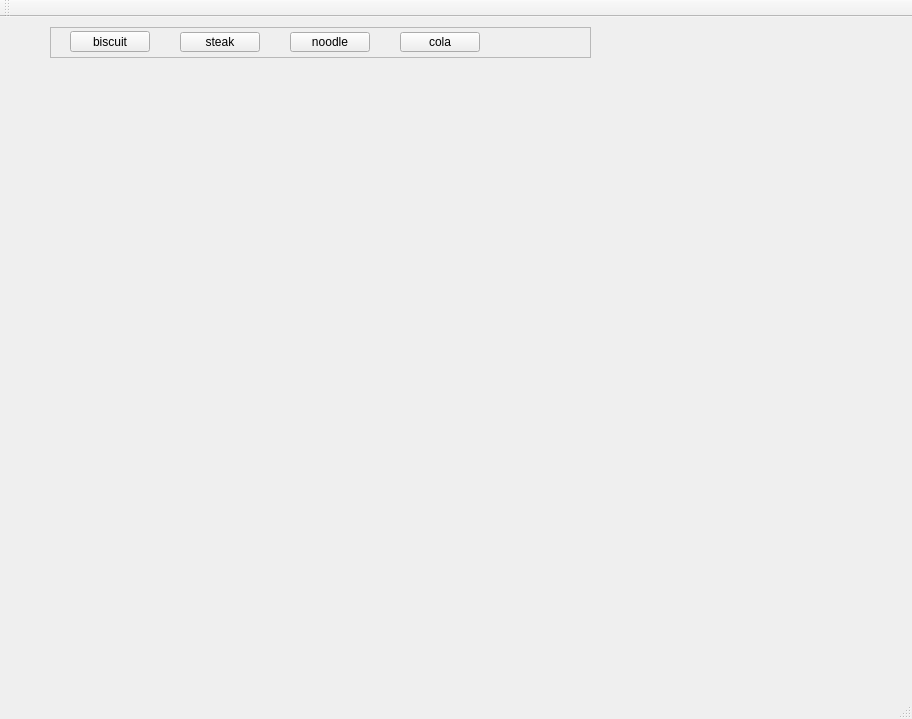
<?xml version="1.0" encoding="UTF-8"?>
<ui version="4.0">
 <class>MainWindow</class>
 <widget class="QMainWindow" name="MainWindow">
  <property name="geometry">
   <rect>
    <x>0</x>
    <y>0</y>
    <width>912</width>
    <height>719</height>
   </rect>
  </property>
  <property name="windowTitle">
   <string>MainWindow</string>
  </property>
  <widget class="QWidget" name="centralWidget">
   <widget class="QLabel" name="pic">
    <property name="geometry">
     <rect>
      <x>30</x>
      <y>50</y>
      <width>600</width>
      <height>600</height>
     </rect>
    </property>
    <property name="minimumSize">
     <size>
      <width>600</width>
      <height>600</height>
     </size>
    </property>
    <property name="text">
     <string/>
    </property>
   </widget>
   <widget class="QFrame" name="frame">
    <property name="geometry">
     <rect>
      <x>50</x>
      <y>10</y>
      <width>541</width>
      <height>31</height>
     </rect>
    </property>
    <property name="frameShape">
     <enum>QFrame::StyledPanel</enum>
    </property>
    <property name="frameShadow">
     <enum>QFrame::Raised</enum>
    </property>
    <widget class="QPushButton" name="p1">
     <property name="geometry">
      <rect>
       <x>20</x>
       <y>4</y>
       <width>80</width>
       <height>21</height>
      </rect>
     </property>
     <property name="text">
      <string>biscuit</string>
     </property>
    </widget>
    <widget class="QPushButton" name="p2">
     <property name="geometry">
      <rect>
       <x>130</x>
       <y>5</y>
       <width>80</width>
       <height>20</height>
      </rect>
     </property>
     <property name="text">
      <string>steak</string>
     </property>
    </widget>
    <widget class="QPushButton" name="p3">
     <property name="geometry">
      <rect>
       <x>240</x>
       <y>5</y>
       <width>80</width>
       <height>20</height>
      </rect>
     </property>
     <property name="text">
      <string>noodle</string>
     </property>
    </widget>
    <widget class="QPushButton" name="p4">
     <property name="geometry">
      <rect>
       <x>350</x>
       <y>5</y>
       <width>80</width>
       <height>20</height>
      </rect>
     </property>
     <property name="text">
      <string>cola</string>
     </property>
    </widget>
   </widget>
  </widget>
  <widget class="QMenuBar" name="menuBar">
   <property name="geometry">
    <rect>
     <x>0</x>
     <y>0</y>
     <width>912</width>
     <height>17</height>
    </rect>
   </property>
  </widget>
  <widget class="QToolBar" name="mainToolBar">
   <attribute name="toolBarArea">
    <enum>TopToolBarArea</enum>
   </attribute>
   <attribute name="toolBarBreak">
    <bool>false</bool>
   </attribute>
  </widget>
  <widget class="QStatusBar" name="statusBar"/>
 </widget>
 <layoutdefault spacing="6" margin="11"/>
 <resources/>
 <connections/>
</ui>
